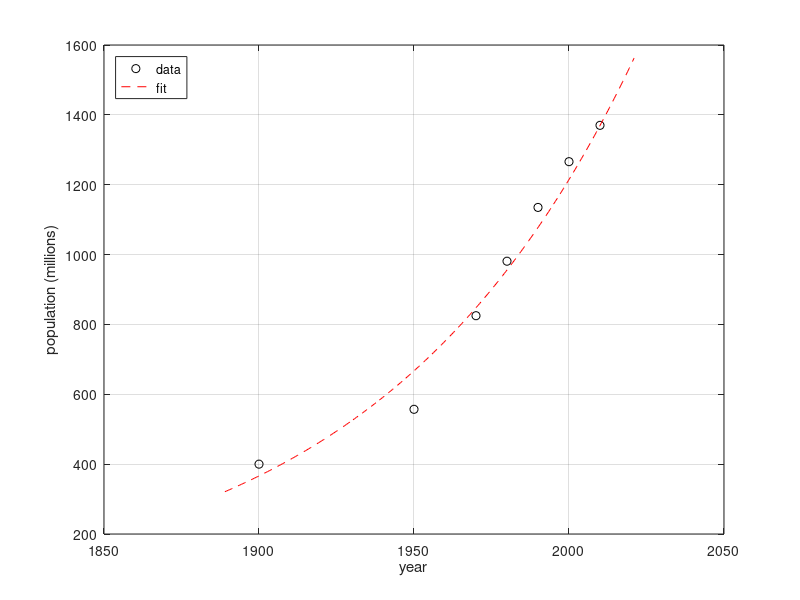

Write MATLAB code to recreate this figure.
clear all; % Clear all variables from the workspace
clc;       % Clear the command window

% Load data from a text file
% Assumes 'population_data.txt' has two columns: year (x) and population (y)
data = load('population_data.txt');
x = data(:,1); % Extract year
y = data(:,2); % Extract population
n = length(x); % Number of data points

% We want to fit an exponential model: p = b * e^(m*x)
% Taking the natural log on both sides:
% ln(p) = ln(b) + m*x
% This is a linear relationship: Y = a0 + a1*x
% where a0 = ln(b), and a1 = m

Y = log(y); % Take the natural logarithm of population values

% Calculate necessary summations for linear regression on (x, ln(y))
Sx = sum(x);
Sy = sum(Y);
Sxy = sum(x.*Y);
Sxx = sum(x.^2);

% Solve for slope (a1) and intercept (a0)
a1 = (n*Sxy - Sx*Sy) / (n*Sxx - Sx^2); % Slope (m)
a0 = (Sxx*Sy - Sxy*Sx) / (n*Sxx - Sx^2); % Intercept (ln(b))

% Recover original coefficients
b = exp(a0); % Since a0 = ln(b)
m = a1;      % m is directly the slope

% Plot the original data points
plot(x, y, 'ko'); % Black circles for raw data
hold on;

% Generate fitted curve over a wider range
xi = min(x);
xf = max(x);
width = xf - xi;
x_fit = linspace(xi-0.1*width, xf+0.1*width, 250);

% Plot the fitted exponential curve
plot(x_fit, b*exp(m*x_fit), 'r--'); % Red dashed line for fit

hold off;

% Add labels and grid
xlabel('year');
ylabel('population (millions)');
grid on;
legend('data', 'fit', 'location', 'northwest');
